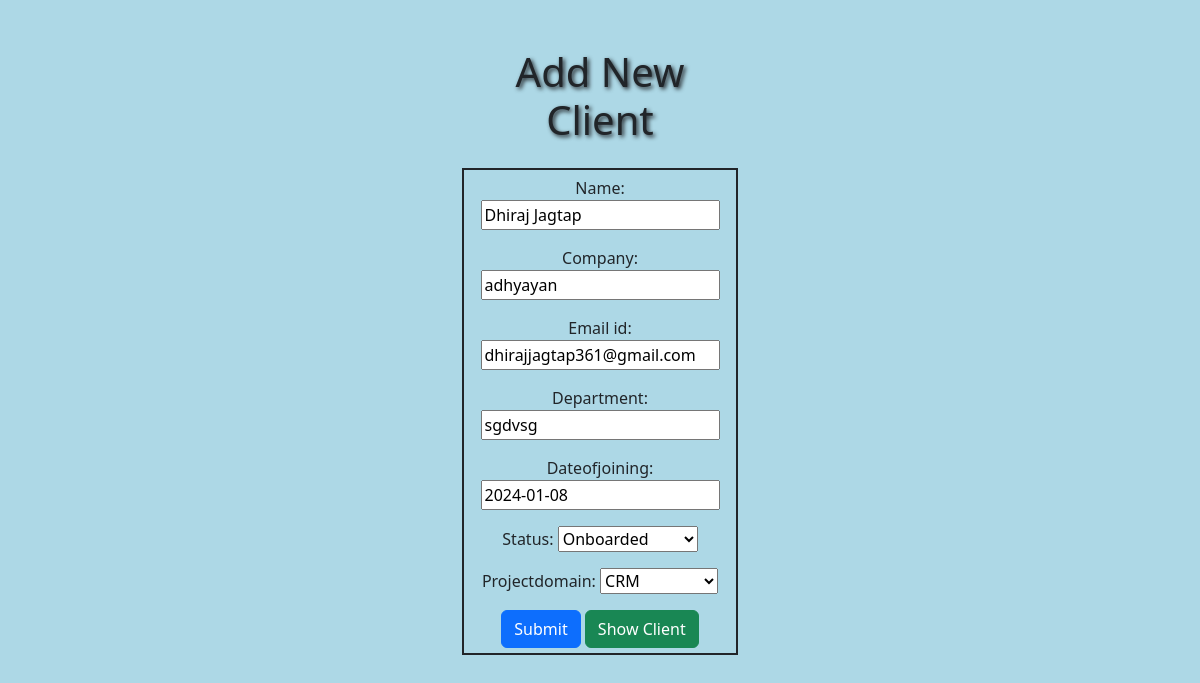
Page /update/7/ on the earlier database version.
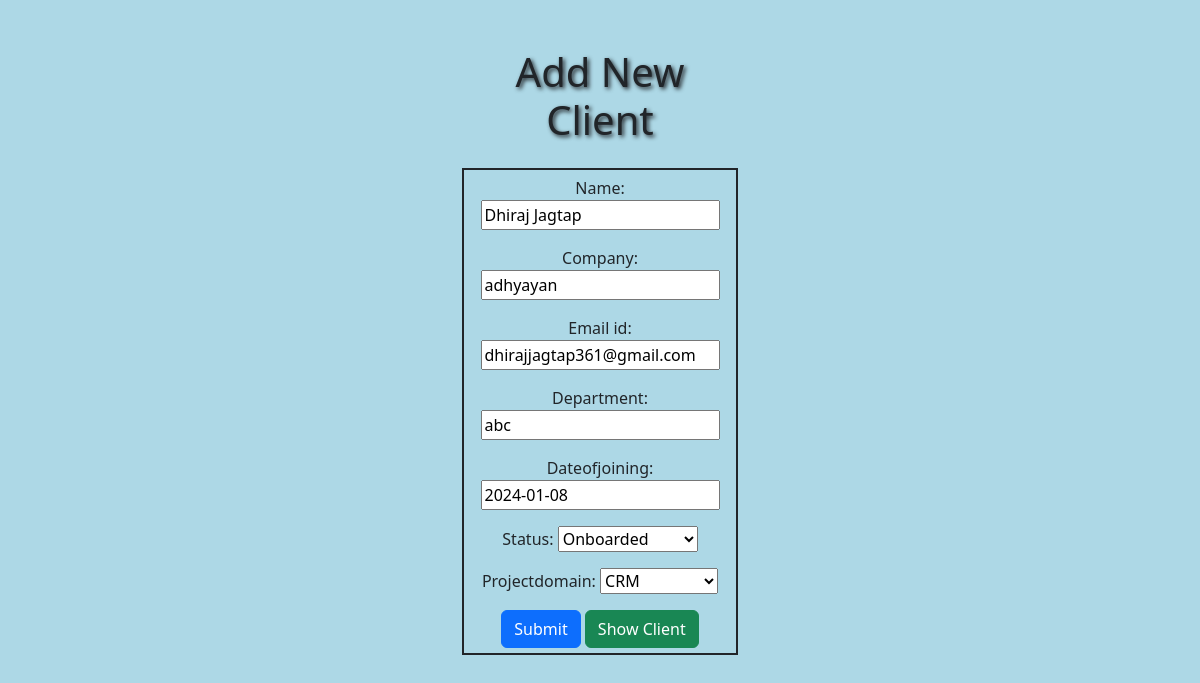
Same page on the later database version.
### ClientApp/models.py (models this page shows)
class ClientModel(models.Model):
    id = models.AutoField(primary_key=True)
    name = models.CharField(max_length=100)
    company = models.CharField(max_length=50)
    email_id = models.EmailField(unique=True)
    department = models.CharField(max_length=50)
    dateofjoining = models.DateField()
    STATUS_CHOICES = [('onboarded', 'Onboarded'),('not_onboarded', 'Not Onboarded'),]
    status = models.CharField(max_length=20, choices=STATUS_CHOICES)
    DOMAIN_CHOICES = [('sass', 'SaaS'),('ecommerce', 'E-Commerce'),('crm', 'CRM'),('erp', 'ERP'),('finance', 'Finance'),]
    projectdomain = models.CharField(max_length=20, choices=DOMAIN_CHOICES)

### ClientApp/views.py (the view)
# urls.py: path('update/<int:id>/',views.UpdateClient,name='updateurl'),
def UpdateClient(request, id):
    obj = ClientModel.objects.get (id=id)
    form = ClientForm(instance=obj)
    if request.method == 'POST':
        form = ClientForm(request.POST, instance=obj)
        if form.is_valid():
            form.save()
            return redirect('showurl')
    template_name = 'add.html'
    context = {'form': form}
    return render(request, template_name, context)

### ClientApp/forms.py
class ClientForm (forms.ModelForm):
    class Meta:
        model=ClientModel
        fields='__all__'

### templates/add.html (shortened to what this page needs)
<!DOCTYPE html>
<html lang="en">
<head>
    <link href="https://cdn.jsdelivr.net/npm/bootstrap@5.3.3/dist/css/bootstrap.min.css" rel="stylesheet">
</head>
<body>
    <div class="container mt-5" style="text-align:center;  width:25%;">
        <h1 class="mb-4" style="text-shadow:2px 2px 4px;">Add New Client</h1>
        <form method="POST" style="border:2px solid; padding:2%">
            {{ form.as_p }}
            <button type="submit" class="btn btn-primary">Submit</button>
            <a href="{% url 'showurl' %}" class="btn btn-success ">Show Client</a>
        </form>
    </div>
</body>
</html>

Differences in the rows shown:
changed ClientModel "Dhiraj Jagtap": department "sgdvsg" → "abc"
